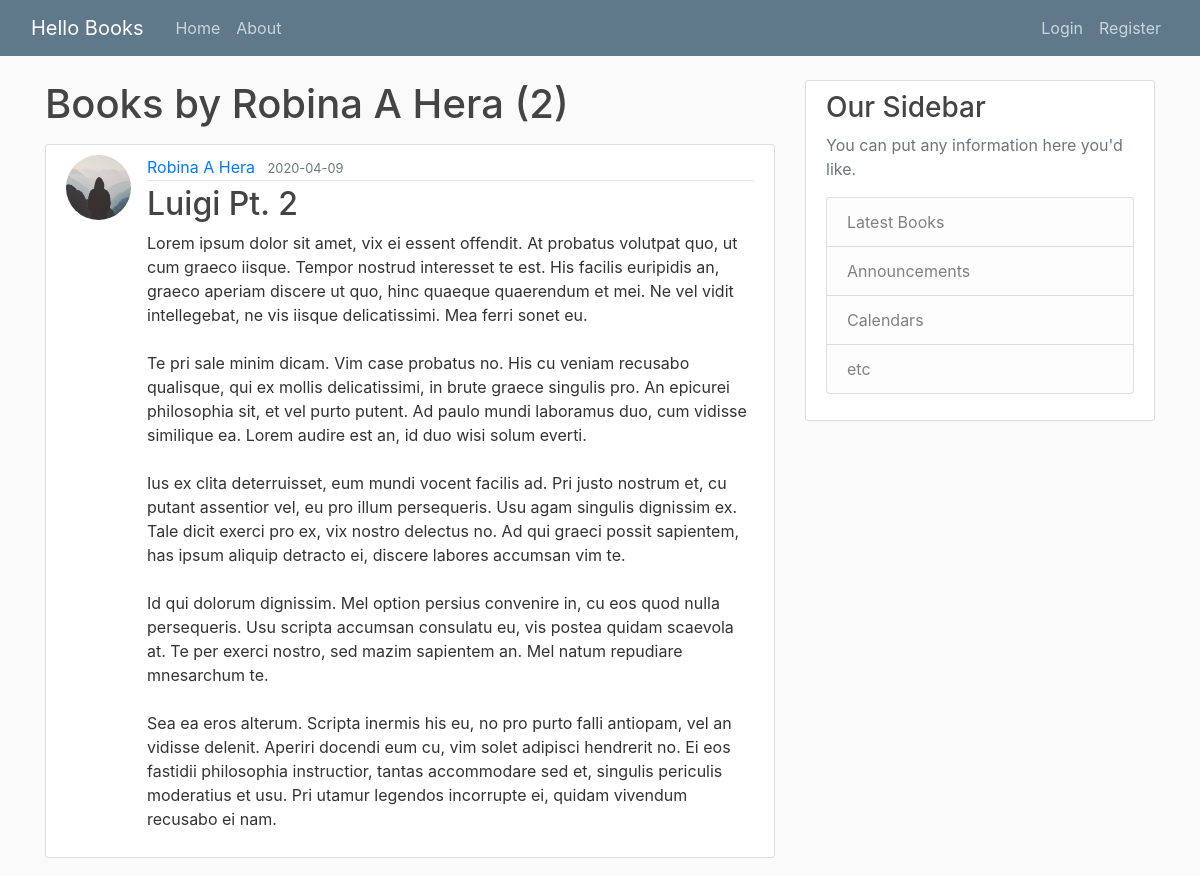
Page /user/Robina A Hera (upper part) on the earlier database version.
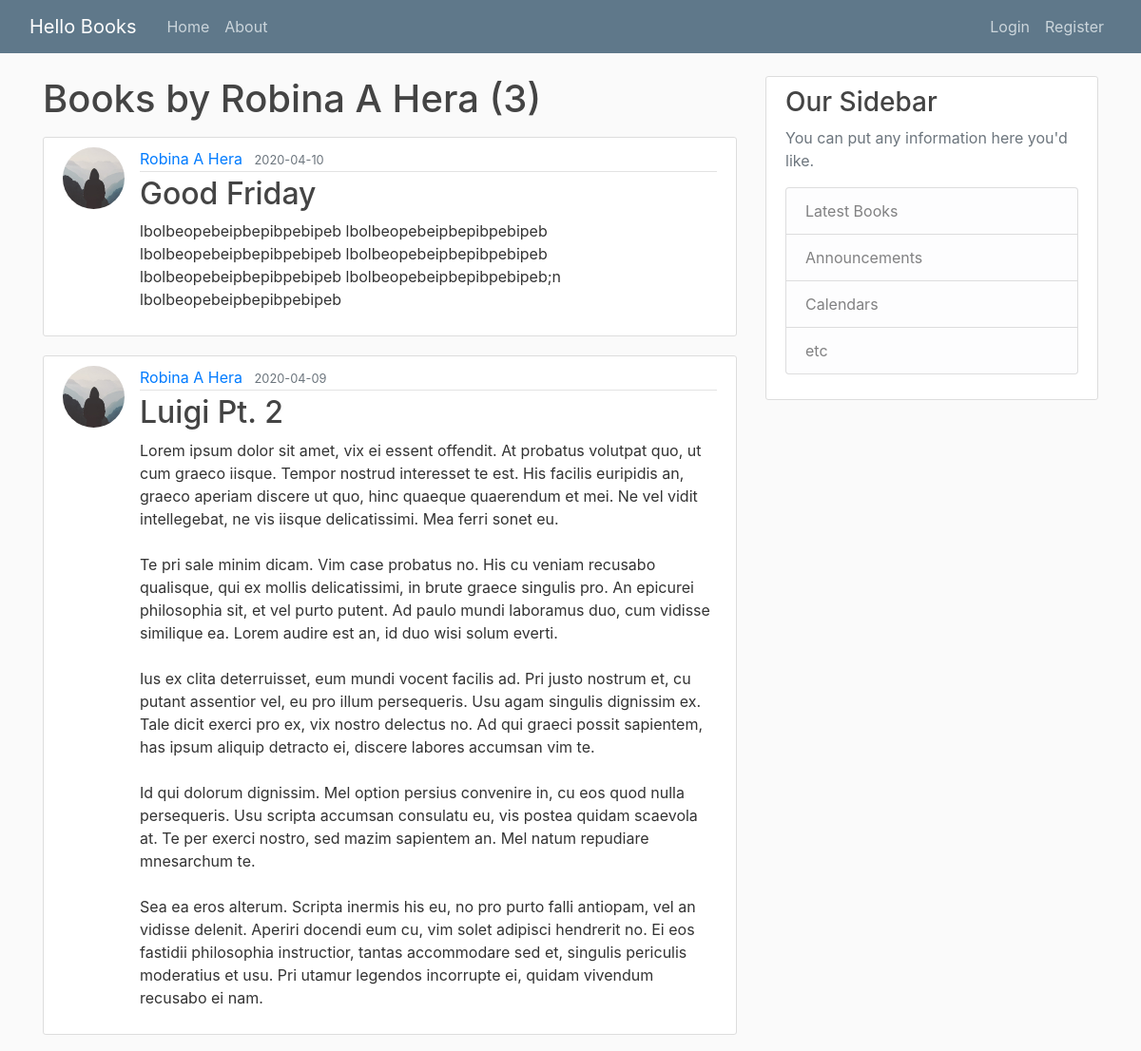
Same page on the later database version.
### V1.1/helloBooks/models.py (models this page shows, shortened)
class Book(db.Model):
    id = db.Column(db.Integer, primary_key=True)
    title = db.Column(db.String(100), nullable=False)
    content = db.Column(db.Text, nullable=False)
    date_posted = db.Column(db.DateTime, nullable=False, default=datetime.utcnow)
    user_id = db.Column(db.Integer, db.ForeignKey('user.id'), nullable=False)

class User(db.Model, UserMixin):
    id = db.Column(db.Integer, primary_key=True)
    username = db.Column(db.String(20), unique=True, nullable=False)
    email = db.Column(db.String(120), unique=True, nullable=False)
    image_file = db.Column(db.String(20), nullable=False, default='default.jpg')
    password = db.Column(db.String(60),  nullable=False)
    books = db.relationship('Book', backref='author', lazy=True)

### V1.1/helloBooks/users/routes.py (the view)
@users.route("/user/<string:username>")
def user_books(username):
    page = request.args.get('page', 1, type=int)
    user = User.query.filter_by(username=username).first_or_404()
    books = Book.query.filter_by(author=user).order_by(Book.date_posted.desc()).paginate(page=page, per_page=5)
    return render_template('user_books.html', books=books, user=user)

### V1.1/helloBooks/templates/user_books.html (shortened to what this page needs)
{% extends "base.html" %}
  {% block content %}
    <h1 class="mb-3">Books by {{ user.username }} ({{ books.total }})</h1>
    {% for book in books.items %}
        <article class="media content-section">
          <img src="{{ url_for('static', filename='profile_pics/' + book.author.image_file)}}" alt="" class="rounded-circle article-img">
          <div class="media-body">
            <div class="article-metadata">
              <a class="mr-2" href="{{ url_for('users.user_books', username=book.author.username) }}">{{ book.author.username }}</a>
              <small class="text-muted">{{ book.date_posted.strftime('%Y-%m-%d') }}</small>
            </div>
            <h2><a class="article-title" href="{{ url_for('books.book', book_id=book.id) }}">{{ book.title }}</a></h2>
            <p class="article-content">{{ book.content }}</p>
          </div>
      </article>
  {% endfor %}
  {% endblock content %}

Differences in the rows shown:
added Book: image_file (placeholder picture), author.username "Robina A Hera", date_posted "2020-04-10", title "Good Friday", content "lbolbeopebeipbepibpebipeb lbolbeopebeipbepibpebipeb lbolbeopebeipbepibpebipeb lbolbeopebeipbepibpebipeb lbolbeopebeipbepibpebipeb lbolbeopebeipbepibpebipeb;n lbolbeopebeipbepibpebipeb"
Other differences:
{{ books.total }}: "2" → "3"
